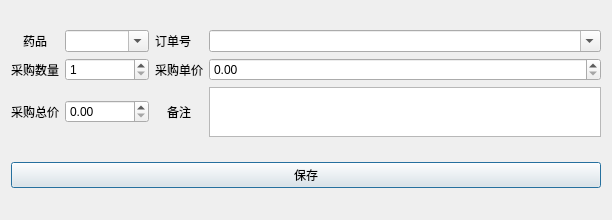
<?xml version="1.0" encoding="UTF-8"?>
<ui version="4.0">
 <class>PurchaseDialog</class>
 <widget class="QDialog" name="PurchaseDialog">
  <property name="geometry">
   <rect>
    <x>0</x>
    <y>0</y>
    <width>612</width>
    <height>220</height>
   </rect>
  </property>
  <property name="windowTitle">
   <string>添加采购药品</string>
  </property>
  <layout class="QGridLayout" name="gridLayout_2">
   <item row="1" column="0">
    <widget class="QPushButton" name="purchase_save_btn">
     <property name="text">
      <string>保存</string>
     </property>
    </widget>
   </item>
   <item row="0" column="0">
    <layout class="QGridLayout" name="gridLayout">
     <item row="2" column="0">
      <widget class="QLabel" name="label_8">
       <property name="text">
        <string>采购数量</string>
       </property>
       <property name="alignment">
        <set>Qt::AlignmentFlag::AlignCenter</set>
       </property>
      </widget>
     </item>
     <item row="4" column="1">
      <widget class="QDoubleSpinBox" name="total_amount_order_double">
       <property name="maximum">
        <double>9999999999.989999771118164</double>
       </property>
      </widget>
     </item>
     <item row="4" column="2">
      <widget class="QLabel" name="label_9">
       <property name="text">
        <string>备注</string>
       </property>
       <property name="alignment">
        <set>Qt::AlignmentFlag::AlignCenter</set>
       </property>
      </widget>
     </item>
     <item row="2" column="4">
      <widget class="QDoubleSpinBox" name="purchase_unit_price_double">
       <property name="maximum">
        <double>999999.989999999990687</double>
       </property>
      </widget>
     </item>
     <item row="1" column="0">
      <widget class="QLabel" name="label_7">
       <property name="text">
        <string>药品</string>
       </property>
       <property name="alignment">
        <set>Qt::AlignmentFlag::AlignCenter</set>
       </property>
      </widget>
     </item>
     <item row="4" column="4">
      <widget class="QPlainTextEdit" name="purchase_notes_plain_text">
       <property name="minimumSize">
        <size>
         <width>0</width>
         <height>0</height>
        </size>
       </property>
       <property name="maximumSize">
        <size>
         <width>99999</width>
         <height>50</height>
        </size>
       </property>
      </widget>
     </item>
     <item row="2" column="2">
      <widget class="QLabel" name="label_6">
       <property name="text">
        <string>采购单价</string>
       </property>
       <property name="alignment">
        <set>Qt::AlignmentFlag::AlignCenter</set>
       </property>
      </widget>
     </item>
     <item row="4" column="0">
      <widget class="QLabel" name="label_4">
       <property name="text">
        <string>采购总价</string>
       </property>
       <property name="alignment">
        <set>Qt::AlignmentFlag::AlignCenter</set>
       </property>
      </widget>
     </item>
     <item row="1" column="1">
      <widget class="QComboBox" name="drug_purchase_combox">
       <property name="editable">
        <bool>true</bool>
       </property>
      </widget>
     </item>
     <item row="1" column="2">
      <widget class="QLabel" name="label">
       <property name="text">
        <string>订单号</string>
       </property>
      </widget>
     </item>
     <item row="2" column="1">
      <widget class="QSpinBox" name="quantity_purchased_spin_box">
       <property name="minimum">
        <number>1</number>
       </property>
       <property name="maximum">
        <number>9999999</number>
       </property>
      </widget>
     </item>
     <item row="1" column="4">
      <widget class="QComboBox" name="order_number_combox">
       <property name="editable">
        <bool>true</bool>
       </property>
      </widget>
     </item>
    </layout>
   </item>
  </layout>
 </widget>
 <resources/>
 <connections/>
</ui>
